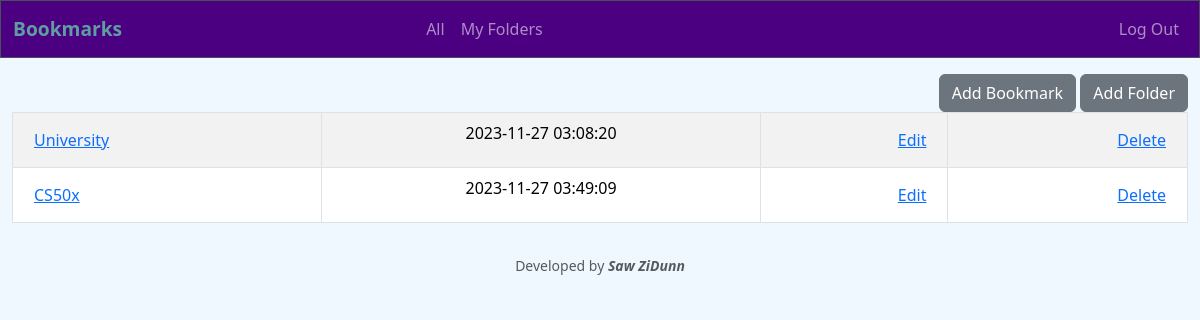
Screenshot of /folders (signed in) with the database file from the repository.
### tables this page shows
CREATE TABLE folders ( id INTEGER PRIMARY KEY AUTOINCREMENT,
    user_id INTEGER NOT NULL,
    name TEXT NOT NULL,
    time DATETIME NOT NULL,
    FOREIGN KEY (user_id) REFERENCES users(id)
);

### app.py (the view)
@app.route("/folders")
@login_required
def folder_index():
    folders: list = db.execute("SELECT name, id, time FROM folders WHERE user_id=? AND name!=?", session["user_id"],
                               "None")
    return render_template("folders.html", folders=folders)

### app.py (called while the page is built)
@app.after_request
def after_request(response):
    response.headers["Cache-Control"] = "no-cache, no-store, must-revalidate"
    response.headers["Expires"] = 0
    response.headers["Pragma"] = "no-cache"
    return response

### helpers.py (called while the page is built)
def login_required(f):
    @wraps(f)
    def decorated_function(*args, **kwargs):
        if session.get("user_id") is None:
            return redirect("/login")
        return f(*args, **kwargs)
    return decorated_function

### templates/folders.html (shortened to what this page needs)
{% extends "layout.html" %}
{% block main %}
    <table class="table table-striped table-bordered">
        <tbody>
            {% for folder in folders %}
                <tr>
                    <td class="text-start">
                        <form action="/" method="post">
                            <button  class="btn btn-link" type="submit">{{ folder.name }}</button>
                        </form>
                    </td>
                    <td>{{ folder.time }}</td>
                    <td class="text-end">
                        <button type="button" data-bs-toggle="modal"
                        data-bs-target="#edit_folder_{{ loop.index }}" class="btn btn-link">Edit</button>
                    </td>
                    <td class="text-end">
                        <button type="button" data-bs-toggle="modal"
                        data-bs-target="#delete_folder_{{ loop.index }}" class="btn btn-secondary btn-link">Delete</button>
                    </td>
                </tr>
            {% endfor %}
        </tbody>
    </table>
{% endblock %}

### static/style.css (style rules this page uses)
body { background-color: aliceblue; }

### rows the page displays
folders: name "University", time "2023-11-27 03:08:20"
folders: name "CS50x", time "2023-11-27 03:49:09"
